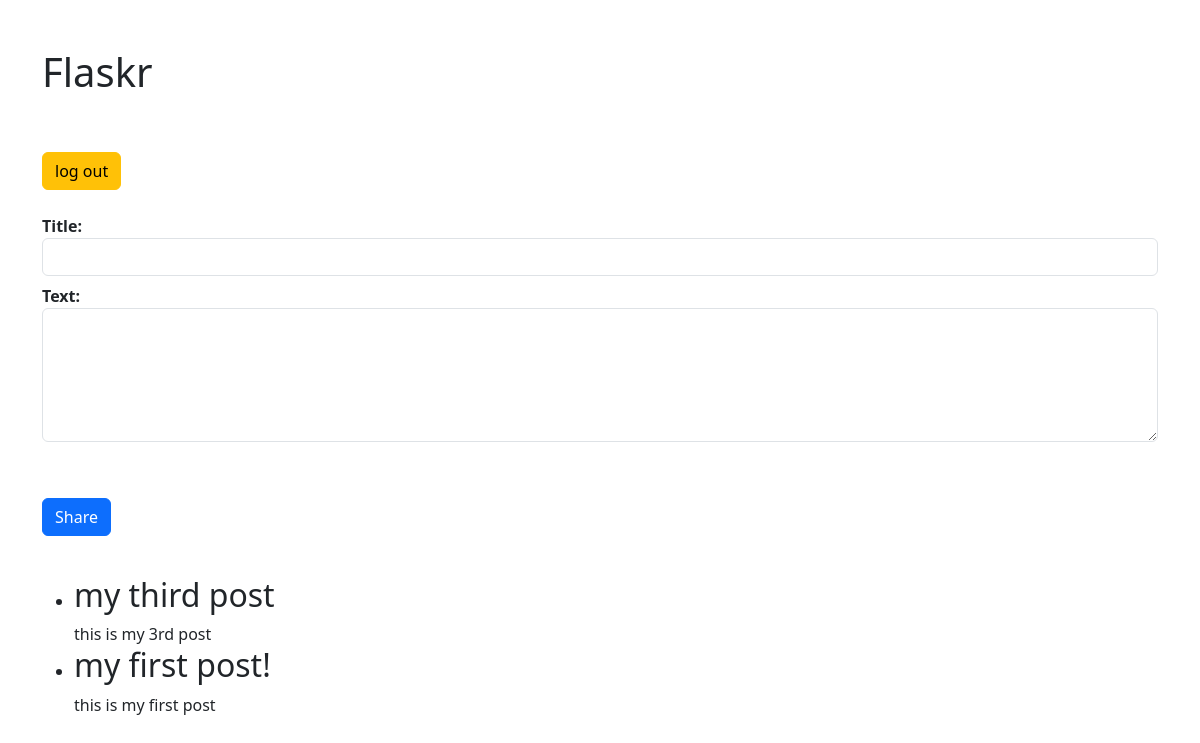
The page / (signed in) on the database as committed earlier.
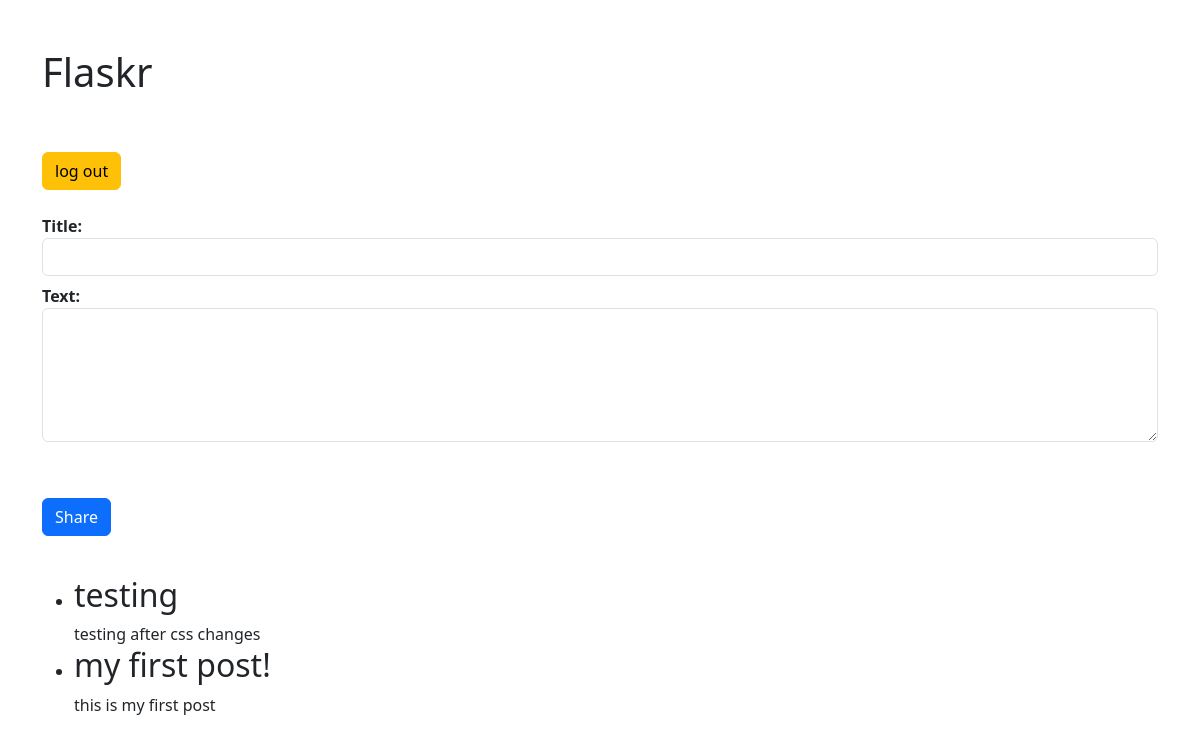
The same page on the database as committed later.
### tables this page shows
CREATE TABLE entries (
  id integer primary key autoincrement,
  title text not null,
  text text not null
);

### project/app.py (the view)
@app.route('/')
def index():
    db = get_db()
    cur = db.execute('select * from entries order by id desc')
    entries = cur.fetchall()
    return render_template('index.html', entries=entries)

### project/app.py (called while the page is built)
def connect_db():
    rv = sqlite3.connect(app.config["DATABASE"])
    rv.row_factory = sqlite3.Row
    return rv

def get_db():
    if not hasattr(g, "sqlite_db"):
        g.sqlite_db = connect_db()
    return g.sqlite_db

### project/templates/index.html (shortened to what this page needs)
<!DOCTYPE html>
<html>
  <head>
    <link
      rel="stylesheet"
      type="text/css"
      href="https://cdn.jsdelivr.net/npm/bootstrap@5.3.2/dist/css/bootstrap.min.css"
    />
  </head>
  <body>
    <div class="container">
      <br /><br />
      <h1>Flaskr</h1>
      <br /><br />
      {% if not session.logged_in %}
      <a class="btn btn-success" role="button" href="{{ url_for('login') }}"
        >log in</a
      >
      {% else %}
      <a class="btn btn-warning" role="button" href="{{ url_for('logout') }}"
        >log out</a
      >
      {% endif %}
      <br /><br />
       {% if session.logged_in %}
      <form
        action="{{ url_for('add_entry') }}"
        method="post"
        class="add-entry form-group"
      >
        <dl>
          <dt>Title:</dt>
          <dd>
            <input
              type="text"
              size="30"
              name="title"
              class="form-control col-sm-4"
            />
          </dd>
          <dt>Text:</dt>
          <dd>
            <textarea
              name="text"
              rows="5"
              cols="40"
              class="form-control col-sm-4"
            ></textarea>
          </dd>
          <br /><br />
          <dd>
            <input type="submit" class="btn btn-primary" value="Share" />
          </dd>
        </dl>
      </form>
      {% endif %}
      <br />
      <ul class="entries">
        {% for entry in entries %}
        <li class="entry">
          <h2 id="{{ entry.id }}">{{ entry.title }}</h2>
          {{ entry.text|safe }}
        </li>
        {% else %}
        <li><em>No entries yet. Add some!</em></li>
        {% endfor %}
      </ul>
    </div>
  </body>
</html>

Rows that differ between the two databases and show on the page:
removed entries: title "my third post", text "this is my 3rd post"
added entries: title "testing", text "testing after css changes"
